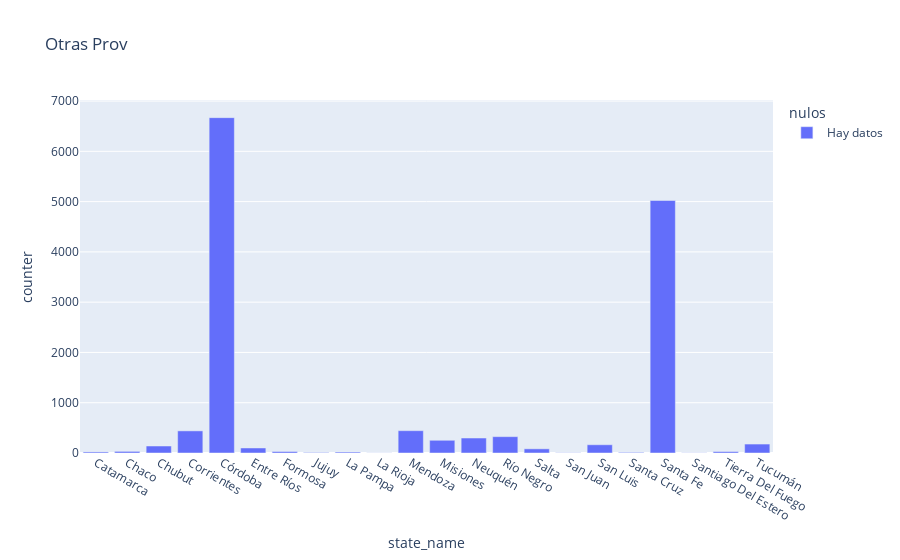

Notebook code for this chart:
### Code cell
fig = px.bar(otras_provincias_group, x="state_name", y="counter",
             color='nulos', barmode='group',
             height=400, title="Otras Prov")
fig.show()

### Figure 1 — Plotly figure (JSON) as saved in the notebook; plotly's stock layout.template omitted (floating-point values rounded to 4 significant figures)
{"data": [{"alignmentgroup": "True", "hovertemplate": "nulos=Hay datos<br>state_name=%{x}<br>counter=%{y}<extra></extra>", "legendgroup": "Hay datos", "marker": {"color": "#636efa"}, "name": "Hay datos", "offsetgroup": "Hay datos", "orientation": "v", "showlegend": true, "textposition": "auto", "type": "bar", "x": ["Catamarca", "Chaco", "Chubut", "Corrientes", "Córdoba", "Entre Ríos", "Formosa", "Jujuy", "La Pampa", "La Rioja", "Mendoza", "Misiones", "Neuquén", "Río Negro", "Salta", "San Juan", "San Luis", "Santa Cruz", "Santa Fe", "Santiago Del Estero", "Tierra Del Fuego", "Tucumán"], "xaxis": "x", "y": [21, 32, 139, 440, 6670, 100, 29, 10, 19, 2, 444, 253, 298, 325, 83, 4, 164, 12, 5022, 3, 28, 178], "yaxis": "y"}], "layout": {"autosize": true, "barmode": "group", "legend": {"title": {"text": "nulos"}, "tracegroupgap": 0}, "title": {"text": "Otras Prov"}, "xaxis": {"anchor": "y", "autorange": true, "domain": [0, 1], "range": [-0.5, 21.5], "title": {"text": "state_name"}, "type": "category"}, "yaxis": {"anchor": "x", "autorange": true, "domain": [0, 1], "range": [0, 7021.0], "title": {"text": "counter"}, "type": "linear"}}}
